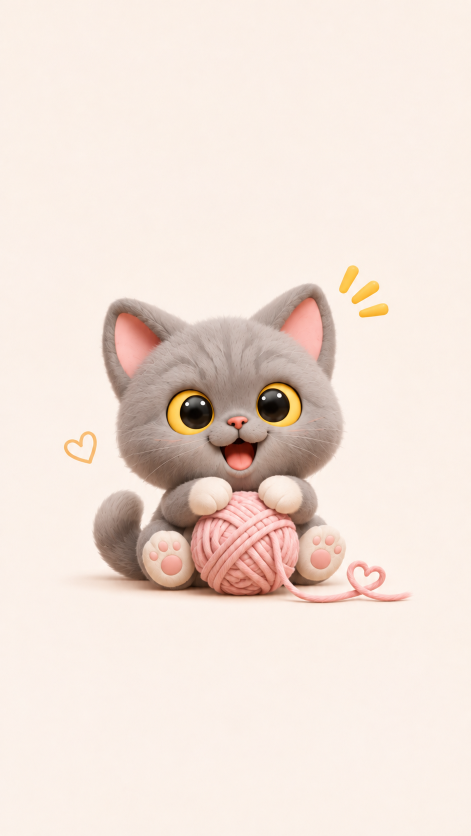
#> input picture docs/brand/LD-captain-natural-yarn-original.png, 941 x 1672 px (shown at 1/2 size)
$ python extract_captain_look.py
#> lines starting #> are read from the running program, lines starting #| are printed output that depends on the picture; after the words box and inside, x2 and y2 are one past the last pixel; in counts of white or black regions, pixels touching at a corner belong together
### tools/extract_captain.py
"""Cut Captain (Little Keeper) out of the Captain visual-standard reference.

Usage: python3 tools/extract_captain.py <captain-reference.png> [--out DIR] [--preview DIR]

Source: "参考图 1 · Captain 角色视觉标准" (958x1024), provided and authorised by
the product owner on 2026-11-10. It is the only art standard for Captain.
The reference itself is never shipped; only the cut-outs are.

States cut (V8.0): Normal, Happy, Sleepy (standing, same scale, one canvas,
one baseline) and Peek (head and paws over a card edge).

How (no redrawing — every pixel comes from the reference):
1. Background: the panel is a flat cream (within +-2 levels). Pixels connected
   to the crop border that are near that cream, or are its soft drop shadow
   (a *warm* darkening: red falls least, blue most; grey fur falls evenly or
   towards blue), are background. The baked shadow is dropped on purpose — the
   app adds its own soft shadow, so the picture sits on any page.
2. Only the cat is kept: the largest connected part. Sparkles and "zZ"
   (decorations / lettering) are separate parts and are removed.
3. Fur edges: in a 2-pixel band around the outline, alpha is estimated from
   the pixel, the local background and the nearby fur colour
   (C = a*F + (1-a)*B), and the colour is "decontaminated" (the cream is taken
   out), so fur tips stay soft without a light halo on dark pages.
"""
import argparse
import json
from pathlib import Path

import numpy as np
from PIL import Image

ROOT = Path(__file__).resolve().parents[1]
OUT = ROOT / "Packages/LittleDaysCore/Sources/LittleDaysCore/Resources/Keepers"

# Boxes in the 958x1024 reference (x0, y0, x1, y1).
STANDING = {
    "normal": (50, 88, 252, 364),
    "happy": (271, 88, 490, 364),
    "sleepy": (497, 88, 685, 364),
}
PEEK_BOX = (205, 426, 547, 730)
PEEK_EDGE = 708  # the reference card's top edge (y)


def grow(region, passable):
    while True:
        g = region.copy()
        g[1:] |= region[:-1]
        g[:-1] |= region[1:]
        g[:, 1:] |= region[:, :-1]
        g[:, :-1] |= region[:, 1:]
        g &= passable
        if (g == region).all():
            return region
        region = g


def dilate(mask, r=1):
    out = mask.copy()
    for _ in range(r):
        m = out.copy()
        m[1:] |= out[:-1]
        m[:-1] |= out[1:]
        m[:, 1:] |= out[:, :-1]
        m[:, :-1] |= out[:, 1:]
        out = m
    return out


def components(mask):
    """Label 4-connected components (small images: a simple flood is fine)."""
    labels = np.zeros(mask.shape, int)
    current = 0
    for y, x in zip(*np.nonzero(mask)):
        if labels[y, x]:
            continue
        current += 1
        stack = [(y, x)]
        labels[y, x] = current
        while stack:
            cy, cx = stack.pop()
            for ny, nx in ((cy + 1, cx), (cy - 1, cx), (cy, cx + 1), (cy, cx - 1)):
                if 0 <= ny < mask.shape[0] and 0 <= nx < mask.shape[1] and mask[ny, nx] and not labels[ny, nx]:
                    labels[ny, nx] = current
                    stack.append((ny, nx))
    return labels, current


def box_mean(img, mask, r):
    """Mean of img over mask pixels in a (2r+1)^2 window (via integral images)."""
    h, w = mask.shape
    m = mask.astype(float)
    vals = img * m[..., None] if img.ndim == 3 else img * m

    def window_sum(a):
        pad = np.pad(a, [(r + 1, r)] + [(r + 1, r)] + [(0, 0)] * (a.ndim - 2))
        c = pad.cumsum(0).cumsum(1)
        return c[2 * r + 1:, 2 * r + 1:] - c[:-2 * r - 1, 2 * r + 1:] - c[2 * r + 1:, :-2 * r - 1] + c[:-2 * r - 1, :-2 * r - 1]

    s = window_sum(vals)
    n = window_sum(m)
    return s / np.maximum(n, 1e-6)[..., None] if img.ndim == 3 else s / np.maximum(n, 1e-6), n


def matte(crop, background, keep_below=None):
    """crop: float RGB. background: bool mask of definite background.
    Returns RGBA uint8 with refined fur edges."""
    fg = ~background
    # Only the cat: the largest solid part (drops sparkles and "zZ", which a
    # faint glow can join to the outline), plus its own soft edge.
    bg_colour = np.median(crop[background], axis=0)
    solid = fg & (np.abs(crop - bg_colour).max(axis=2) > 24)
    labels, n = components(solid)
    if n > 1:
        sizes = np.bincount(labels.ravel())[1:]
        main = labels == (int(np.argmax(sizes)) + 1)
        others = solid & ~main
        fg = fg & ~(dilate(others, 4) & ~dilate(main, 1))
        # then keep the cat's own connected piece (pale paws included)
        labels, n = components(fg)
        sizes = np.bincount(labels.ravel())[1:]
        fg = labels == (int(np.argmax(sizes)) + 1)
        background = ~fg
    band = dilate(fg, 2) & dilate(background, 2)
    sure_fg = fg & ~band
    sure_bg = background & ~band
    F, nf = box_mean(crop, sure_fg, 3)
    B, nb = box_mean(crop, sure_bg, 3)
    F2, _ = box_mean(crop, sure_fg, 6)
    B2, _ = box_mean(crop, sure_bg, 6)
    F = np.where((nf > 0)[..., None], F, F2)
    B = np.where((nb > 0)[..., None], B, B2)
    diff = F - B
    alpha_est = ((crop - B) * diff).sum(axis=2) / np.maximum((diff ** 2).sum(axis=2), 1.0)
    alpha_est = np.clip(alpha_est, 0, 1)
    # where fur and background barely differ, trust the hard mask
    weak = (diff ** 2).sum(axis=2) < 400
    alpha = np.where(sure_fg, 1.0, 0.0)
    alpha = np.where(band, np.where(weak, fg.astype(float), alpha_est), alpha)
    # colour: take the background out of edge pixels
    a = np.maximum(alpha, 1e-3)[..., None]
    solved = np.clip((crop - (1 - a) * B) / a, 0, 255)
    mix = np.clip((alpha[..., None] - 0.15) / 0.5, 0, 1)
    colour = np.where(band[..., None], mix * solved + (1 - mix) * F, crop)
    alpha[alpha < 0.04] = 0
    # Small pale fragments on the outline (glow left by the removed sparkles /
    # "zZ", cream pockets by the stem) are not the cat. Paws and eye glints
    # are far larger or inside the outline, so they stay.
    bg_colour = np.median(crop[sure_bg], axis=0)
    pale = (alpha > 0) & (colour.min(axis=2) > 205)
    labels, n = components(pale)
    clear = dilate(alpha == 0, 1)
    for i in range(1, n + 1):
        part = labels == i
        size = int(part.sum())
        if size >= 40:
            continue
        if (part & clear).any():
            alpha[part] = 0
    # Cream pockets enclosed by the stem and leaf (top 22% of the picture only,
    # far from the pale paws): exactly the background colour, so background.
    top = np.arange(alpha.shape[0])[:, None] < alpha.shape[0] * 0.22
    warm_cream = (np.abs(crop - bg_colour).max(axis=2) <= 7) & ((crop[..., 0] - crop[..., 2]) >= (bg_colour[0] - bg_colour[2]) - 6)
    labels, n = components(warm_cream & top & (alpha > 0))
    for i in range(1, n + 1):
        part = labels == i
        if part.sum() >= 4:
            alpha[dilate(part, 1) & (np.abs(crop - bg_colour).max(axis=2) <= 16)] = 0
    out = np.zeros(crop.shape[:2] + (4,), np.uint8)
    out[..., :3] = np.clip(colour, 0, 255).round().astype(np.uint8)
    out[..., 3] = (alpha * 255).round().astype(np.uint8)
    return out


# [35 lines left out: functions standing_background, peek_background, not called in this run]


def trim(rgba):
    ys, xs = np.nonzero(rgba[..., 3] > 0)
    return rgba[ys.min(): ys.max() + 1, xs.min(): xs.max() + 1]


# [32 lines left out: function main, not called in this run]


# [2 lines that do not run on import are left out]

### tools/extract_captain_look.py
"""Cut the "Captain with a yarn ball" look out of the owner's picture.

Usage: python3 tools/extract_captain_look.py [--preview DIR]

Source: docs/brand/LD-captain-natural-yarn-original.png (941x1672), Captain
without a hat, holding a pink ball of yarn — provided by the product owner.
It is the second approved picture of Captain (after the Captain Character
Reference used by tools/extract_captain.py). Nothing is redrawn: every pixel
of the cut-out comes from the picture; the backdrop, the floor shadow and the
small decorations (heart, sparkles) are removed, the yarn and its thread stay.

Output: Resources/Keepers/LD-keeper-cat-yarn-happy.png (one pose).
"""
import argparse
from pathlib import Path

import numpy as np
from PIL import Image

import extract_captain as X

ROOT = Path(__file__).resolve().parents[1]
SOURCE = ROOT / "docs/brand/LD-captain-natural-yarn-original.png"
OUT = ROOT / "Packages/LittleDaysCore/Sources/LittleDaysCore/Resources/Keepers/LD-keeper-cat-yarn-happy.png"
BOX = (150, 540, 850, 1260)  # the cat, the yarn and its thread
PAWS = ((285, 1035, 405, 1188), (605, 1035, 735, 1186))  # the two pale hind paws
LOOP = (733, 1150)  # a point of backdrop inside the heart-shaped loop of yarn
WIDTH = 320  # shipped width in pixels (shown at 64-110 px)


def cut():
    crop = np.asarray(Image.open(SOURCE).convert("RGB").crop(BOX)).astype(float)
    h, w = crop.shape[:2]
    ys, xs = np.mgrid[0:h, 0:w]
    # The backdrop is a soft gradient: a plane fitted to the border pixels.
    border = np.zeros((h, w), bool)
    border[:6] = border[-6:] = True
    border[:, :6] = border[:, -6:] = True
    A = np.c_[xs[border], ys[border], np.ones(border.sum())]
    full = np.c_[xs.ravel(), ys.ravel(), np.ones(h * w)]
    plane = np.stack([(full @ np.linalg.lstsq(A, crop[..., c][border], rcond=None)[0]).reshape(h, w) for c in range(3)], axis=2)
    s = crop / plane
    deficit = 1 - s.mean(axis=2)
    warm = s[..., 0] - s[..., 2]
    near = np.abs(crop - plane).max(axis=2) <= 9
    paws = np.zeros((h, w), bool)
    for x0, y0, x1, y1 in PAWS:
        paws[max(0, y0 - BOX[1]):y1 - BOX[1], max(0, x0 - BOX[0]):x1 - BOX[0]] = True
    # The floor shadow is a warm darkening below the cat; the pale paws never are.
    shadowy = (deficit > 0) & (deficit < 0.24) & (warm >= 0.2 * deficit - 0.008) & (warm <= 1.0 * deficit + 0.012) & ~paws
    passable = near | (shadowy & (ys > h * 0.83))
    seed = np.zeros((h, w), bool)
    seed[0], seed[-1], seed[:, 0], seed[:, -1] = passable[0], passable[-1], passable[:, 0], passable[:, -1]
    background = X.grow(seed, passable)
    pocket = np.zeros((h, w), bool)
    pocket[LOOP[1] - BOX[1], LOOP[0] - BOX[0]] = True
    background |= X.grow(pocket, np.abs(crop - plane).max(axis=2) <= 12)
    out = X.matte(crop, background)
    # What is left of the shadow under the cat (enclosed, so the flood missed
    # it): pale and warm, below the paws — never the grey fur or the pink thread.
    left = (ys >= 600) & ~paws & (crop.min(axis=2) > 140) & ((crop[..., 0] - crop[..., 1]) < 55)
    out[left, 3] = 0
    # Pin-holes inside the picture (not connected to the outside) are filled back in.
    labels, n = X.components(out[..., 3] == 0)
    for i in range(1, n + 1):
        part = labels == i
        if part.sum() < 12 and not (part[0].any() or part[-1].any() or part[:, 0].any() or part[:, -1].any()):
            out[part, 3] = 255
    image = Image.fromarray(out, "RGBA")
    image = image.crop(image.getbbox())
    return image.resize((WIDTH, round(image.height * WIDTH / image.width)), Image.LANCZOS)


def main():
    parser = argparse.ArgumentParser()
    parser.add_argument("--preview", default="")
    args = parser.parse_args()
    image = cut()
#> in cut, `near = np.abs(crop - plane).max(axis=2) <= 9`:
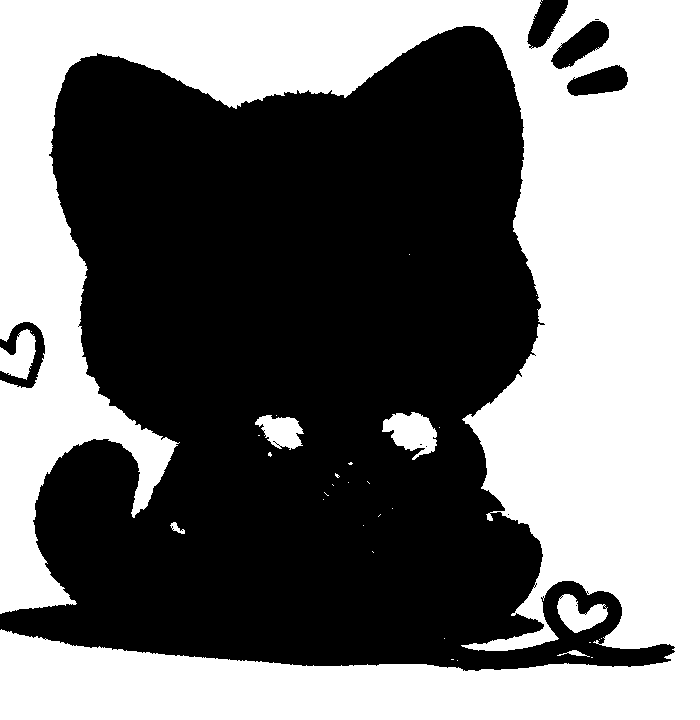
#> near: shape (720, 700) bool; 46.1% white; 34 white regions (27 under 20 px), largest, box (x1, y1, x2, y2) and area: (0, 0, 700, 720) 227377, (382, 412, 437, 460) 1582, (0, 329, 36, 380) 1126
#> in cut, `shadowy = (deficit > 0) & (deficit < 0.24) & (warm >= 0.2 * deficit - ..`: shadowy: shape (720, 700) bool; 10.1% white; 2418 white regions (2311 under 20 px), largest, box (x1, y1, x2, y2) and area: (0, 437, 529, 720) 15160, (387, 30, 544, 495) 7637, (367, 411, 456, 482) 3995
#> in cut, `passable = near | (shadowy & (ys > h * 0.83))`: passable: shape (720, 700) bool; 47.4% white; 62 white regions (55 under 20 px), largest, box (x1, y1, x2, y2) and area: (0, 0, 700, 720) 233565, (382, 412, 437, 460) 1582, (0, 329, 36, 380) 1126
#> in cut, `seed[0], seed[-1], seed[:, 0], seed[:, -1] = passable[0], passable[-1]..`: seed: shape (720, 700) bool; 0.55% white in thin lines or dots
#> after the loop in grow, `while True:`: g: shape (720, 700) bool; 46.5% white; 3 white regions (1 under 20 px), largest, box (x1, y1, x2, y2) and area: (0, 0, 700, 720) 233409, (0, 329, 36, 380) 1123
#> the loop in grow, `while True:` made 2 passes
#> pass 1, in grow (call 2), `g = region.copy()`:
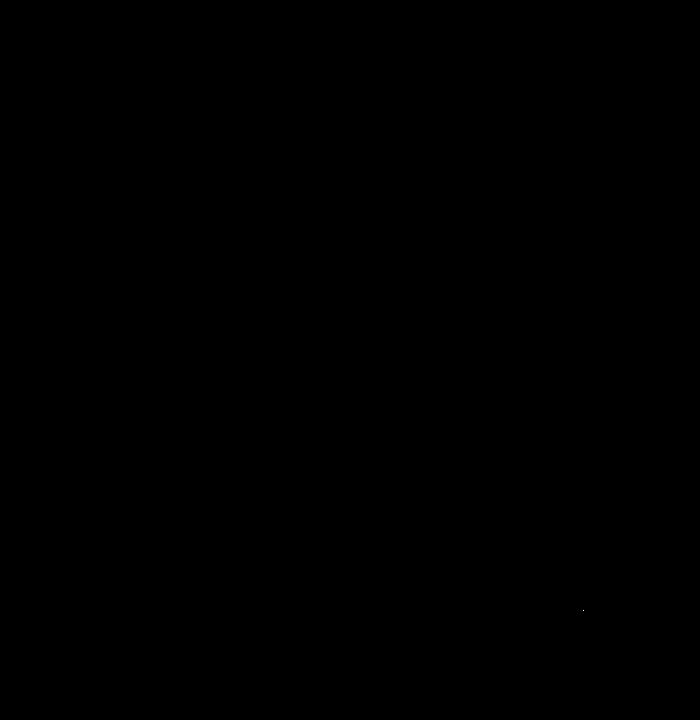
#> g: shape (720, 700) bool; 0% white in thin lines or dots, all inside (x1, y1, x2, y2) = (583, 610, 584, 611)
#> in matte, `bg_colour = np.median(crop[background], axis=0)`: bg_colour = [252, 241, 233]
#> in matte, `solid = fg & (np.abs(crop - bg_colour).max(axis=2) > 24)`: solid: shape (720, 700) bool; 50.6% white; 72 black regions (46 under 20 px), largest, box (x1, y1, x2, y2) and area: (0, 0, 700, 720) 239160, (374, 412, 451, 464) 2565, (237, 414, 312, 466) 2263
#> the loop in components, `for y, x in zip(*np.nonzero(mask)):` made 254854 passes
#> (y, x) on passes 2 to 4: (0, 544), (0, 545), (0, 546)
#> after the loop in components, `for y, x in zip(*np.nonzero(mask)):`:
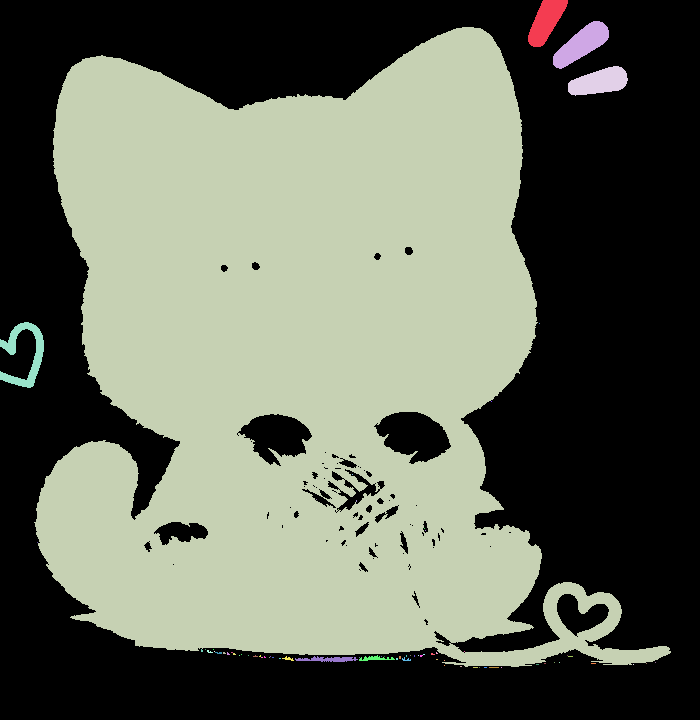
#> labels: shape (720, 700) int64; 73 distinct labels, from 0 to 72; one colour per label, 0 black
#> after the loop in components, `for y, x in zip(*np.nonzero(mask)):`: current = 72
#> in matte, `sizes = np.bincount(labels.ravel())[1:]`: sizes = 72 values, max 249620 at index 2, min 1 at index 5, mean 3539.6
#> in matte, `main = labels == (int(np.argmax(sizes)) + 1)`: main: shape (720, 700) bool; 49.5% white; 1 white region, box (x1, y1, x2, y2) and area: (34, 27, 671, 667) 249620
#> in matte, `others = solid & ~main`: others: shape (720, 700) bool; 1% white; 63 white regions (56 under 20 px), largest, box (x1, y1, x2, y2) and area: (553, 21, 609, 69) 1328, (568, 66, 628, 96) 1210, (0, 322, 44, 388) 1094
#> after the loop in dilate, `for _ in range(r):`: m: shape (720, 700) bool; 2.2% white; 21 white regions, largest, box (x1, y1, x2, y2) and area: (197, 645, 449, 670) 2525, (0, 318, 48, 392) 2127, (549, 17, 613, 73) 1884
#> in matte, `fg = fg & ~(dilate(others, 4) & ~dilate(main, 1))`:
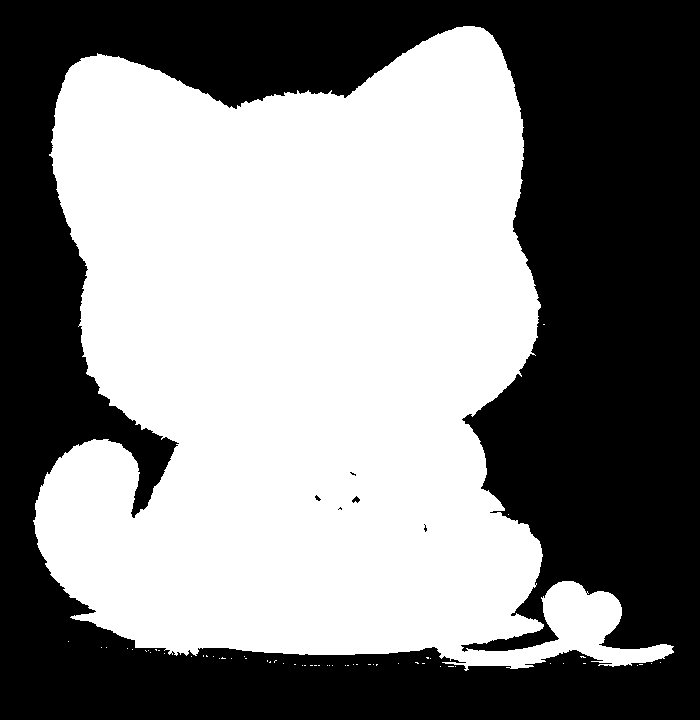
#> fg: shape (720, 700) bool; 52.2% white; 6 black regions (4 under 20 px), largest, box (x1, y1, x2, y2) and area: (0, 0, 700, 720) 240799, (352, 496, 360, 503) 32
#> the loop in components (call 2), `for y, x in zip(*np.nonzero(mask)):` made 263121 passes
#> (y, x) on passes 2 to 4: (26, 464), (26, 465), (26, 466)
#> after the loop in components (call 2), `for y, x in zip(*np.nonzero(mask)):`:
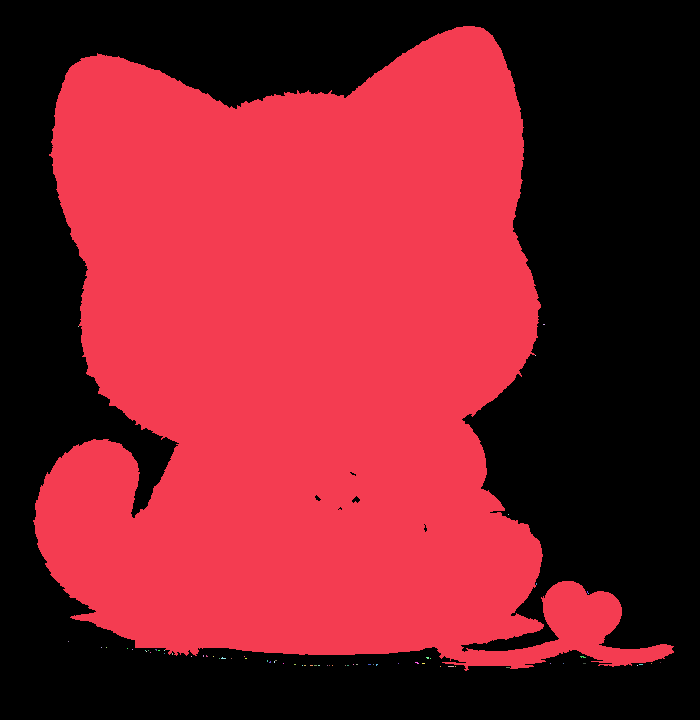
#> labels: shape (720, 700) int64; 70 distinct labels, from 0 to 69; one colour per label, 0 black
#> after the loop in components (call 2), `for y, x in zip(*np.nonzero(mask)):`: current = 69
#> in matte, `sizes = np.bincount(labels.ravel())[1:]`: sizes = 69 values, max 262989 at index 0, min 1 at index 2, mean 3813.3
#> in matte, `fg = labels == (int(np.argmax(sizes)) + 1)`: fg: shape (720, 700) bool; 52.2% white; 6 black regions (4 under 20 px), largest, box (x1, y1, x2, y2) and area: (0, 0, 700, 720) 240931, (352, 496, 360, 503) 32
#> in matte, `band = dilate(fg, 2) & dilate(background, 2)`: band: shape (720, 700) bool; 2.6% white; 6 white regions, box (x1, y1, x2, y2) and area: (31, 24, 676, 673) 12691, (350, 494, 362, 505) 72, (313, 493, 323, 503) 55, (422, 522, 429, 534) 53, (348, 470, 358, 478) 44, (336, 505, 344, 512) 32
#> in matte, `sure_bg = background & ~band`: sure_bg: shape (720, 700) bool; 46.5% white; 5 white regions (3 under 20 px), largest, box (x1, y1, x2, y2) and area: (0, 0, 700, 720) 233952, (469, 625, 556, 649) 632
#> in window_sum (call 2), `pad = np.pad(a, [(r + 1, r)] + [(r + 1, r)] + [(0, 0)] * (a.ndim - 2))`: pad: shape (727, 707) float64; values 0 (black) and 1 (white), 49.9% white; 1 white region, box (x1, y1, x2, y2) and area: (39, 32, 676, 671) 256460
#> in matte, `F, nf = box_mean(crop, sure_fg, 3)`:
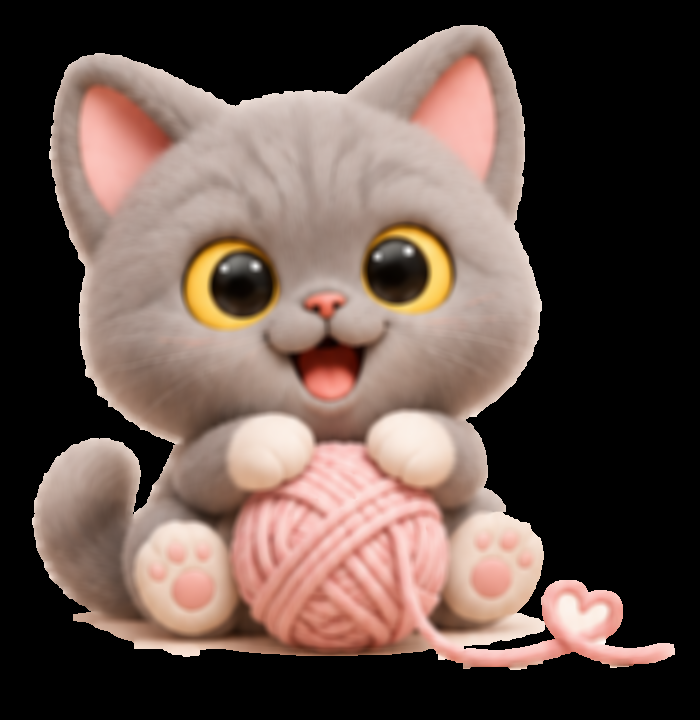
#> F: shape (720, 700, 3) float64; mean R, G, B 99.7, 81.3, 73.9
#> call 2 of box_mean, with r = 3
#> in box_mean (call 2), `vals = img * m[..., None] if img.ndim == 3 else img * m`:
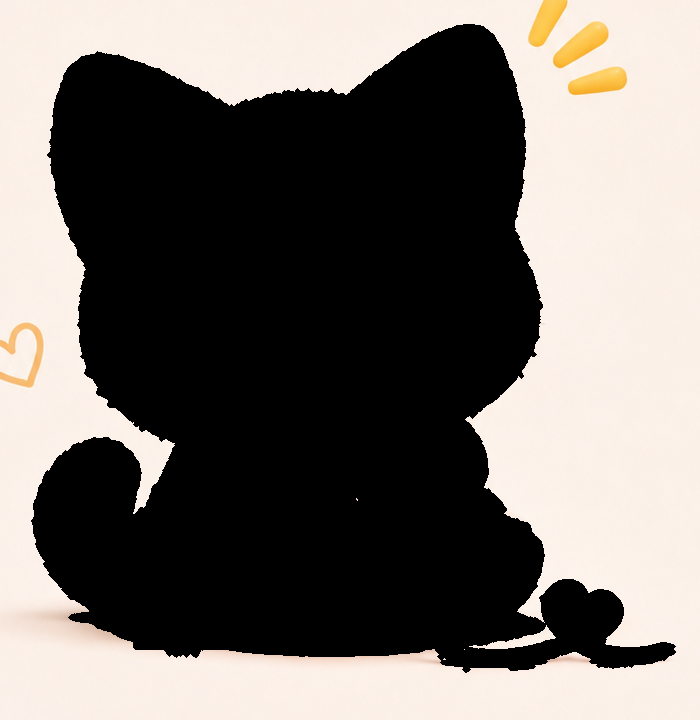
#> vals: shape (720, 700, 3) float64; mean R, G, B 117, 111.4, 106.7
#> in matte, `labels, n = components(pale)`: n = 265
#> the loop in matte, `for i in range(1, n + 1):` made 265 passes
#> size on passes 1 to 3: 1, 1, 1
#> in matte, `labels, n = components(warm_cream & top & (alpha > 0))`: n = 210
#> in cut, `labels, n = X.components(out[..., 3] == 0)`: n = 13
    image.save(OUT, optimize=True)
    print(f"{OUT.name}: {image.size[0]}x{image.size[1]}, {OUT.stat().st_size // 1024} KB")
#| LD-keeper-cat-yarn-happy.png: 320x325, 145 KB
    if args.preview:
        for name, colour in (("light", (255, 252, 246)), ("dark", (60, 52, 46))):
            page = Image.new("RGBA", (image.width + 60, image.height + 60), colour + (255,))
            page.alpha_composite(image, (30, 30))
            page.convert("RGB").save(Path(args.preview) / f"yarn-{name}.png")


if __name__ == "__main__":
    main()
